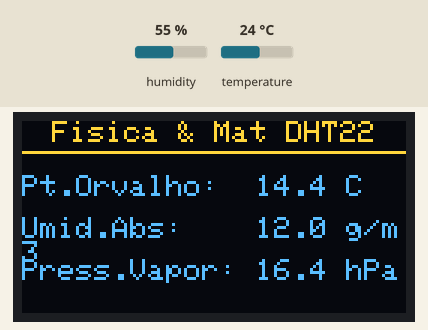
This sketch was run on a simulated ESP32. Parts: 128×64 one-colour display. The test bench sets the inputs (shaded band); at power-on: humidity 55 %, temperature 24 °C. The OLED is the two-colour kind (top 16 rows yellow); WiFi joins after 1.5 s; servers stay silent unless stated; I2S audio is not simulated (input reads silence); web services answer with replies made up by the test bench; what the sketch prints to the serial monitor is not drawn.

Above: at 7.2 s.
7.3 s: humidity set to 22 %
At 10.9 s:
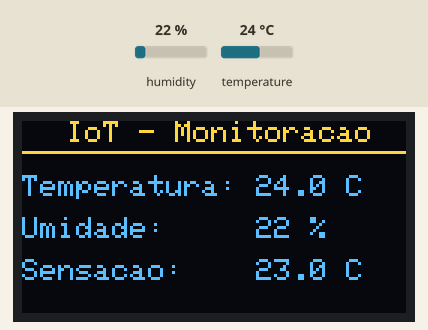
15.5 s: temperature set to 12 °C
At 19.4 s:
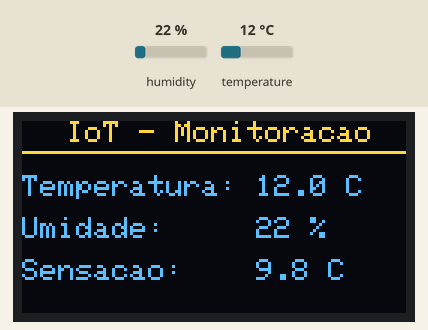
19.8 s: humidity set to 40 %
At 21.5 s:
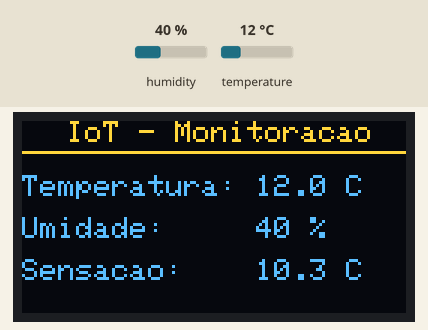
24.0 s: temperature set to 19 °C
At 25.7 s:
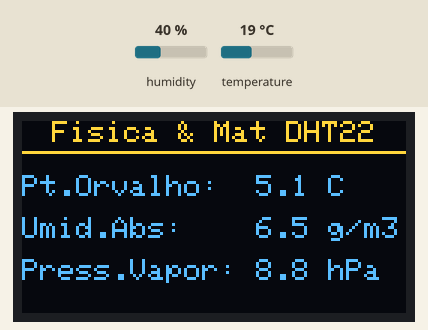
Timing chart, 0 to 27.2 s (numbered marks = the images above; inputs shaded):
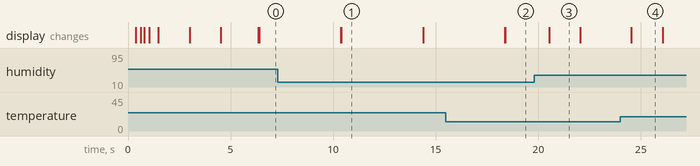

Measured:
- after the input at 7.3 s, the display: first changes after 3.1 s (image 1 shows a later state)
- after the input at 15.5 s, the display: first changes after 2.9 s (image 2 shows a later state)
- after the input at 19.8 s, the display: changes after 0.73 s (image 3)
- after the input at 24.0 s, the display: changes after 0.53 s (image 4)
- what the display in image 1 shows lasts 4.0 s, from 10.4 s to 14.4 s
- what the display in image 3 shows lasts 1.6 s, from 20.5 s to 22.1 s

The sketch:

iot_pi6.ino
```cpp
#include <WiFi.h>
#include <Wire.h>
#include <Adafruit_GFX.h>
#include <Adafruit_SSD1306.h>
#include "DHT.h"
#include <HTTPClient.h>
#include <driver/i2s.h>
#include <math.h>

// ==========================================
// CONFIGURAÇÕES DE REDE E THINGSPEAK
// ==========================================
const char* ssid = "Maurício 2.4";
const char* password = "9614m";
String writeAPIKey = "ULAHGB";

// ==========================================
// MAPEAMENTO DE PINOS
// ==========================================
#define DHTPIN 4
#define DHTTYPE DHT22

// Pinos do Amplificador de Som I2S (MAX98357A)
#define I2S_LRC 25
#define I2S_BCLK 26
#define I2S_DOUT 27

// Configuração do Display OLED
#define SCREEN_WIDTH 128
#define SCREEN_HEIGHT 64
#define OLED_RESET -1
Adafruit_SSD1306 display(SCREEN_WIDTH, SCREEN_HEIGHT, &Wire, OLED_RESET);

// ==========================================
// OBJETOS E VARIÁVEIS DO SISTEMA
// ==========================================
DHT dht(DHTPIN, DHTTYPE);

// Variáveis dos Sensores e Física
float temperatura = 0.0;
float umidade = 0.0;
float indiceCalor = 0.0;
float pontoOrvalho = 0.0;
float umidadeAbsoluta = 0.0;
float pressaoVapor = 0.0;

// Controle de Telas e Temporizadores
unsigned long t_leitura = 0;
unsigned long t_envio = 0;
unsigned long t_display = 0;
int paginaDisplay = 1;

// Configuração de Áudio I2S (16kHz)
const int SAMPLE_RATE = 16000;

// Protótipos de Funções
void setupI2S();
void playTone(int freq, int duration_ms);
void playStartupMelody();
void playAlarm();
void playTemperatureTone(float temp);
void animacaoAberturaApple();
void calcularFisicaDHT(float t, float h);
void atualizarDisplay();
void enviarThingSpeak();

void setup() {
  Serial.begin(115200);

  // Inicializa o I2S para o amplificador MAX98357A
  setupI2S();

  // 1. Inicializa o Display OLED primeiro para poder rodar a animação
  if(!display.begin(SSD1306_SWITCHCAPVCC, 0x3C)) {
    Serial.println(F("Falha ao iniciar o OLED"));
    for(;;);
  }

  // 2. Executa a Animação de Abertura Estilo Apple + Música
  animacaoAberturaApple();

  // 3. Inicializa o Sensor DHT22
  dht.begin();

  // 4. Conexão WiFi
  display.clearDisplay();
  display.setTextSize(1);
  display.setTextColor(WHITE);
  display.setCursor(0, 20);
  display.println("Conectando WiFi...");
  display.setCursor(0, 35);
  display.println(ssid);
  display.display();

  WiFi.begin(ssid, password);
  while (WiFi.status() != WL_CONNECTED) {
    delay(500);
    Serial.print(".");
  }

  display.clearDisplay();
  display.setCursor(0, 20);
  display.println("WiFi Conectado!");
  display.display();
  delay(1500);
}

void loop() {
  unsigned long tempoAtual = millis();

  // ==========================================
  // 1. LEITURA E CÁLCULOS (A cada 2 segundos)
  // ==========================================
  if (tempoAtual - t_leitura >= 2000) {
    float t = dht.readTemperature();
    float h = dht.readHumidity();

    if (!isnan(t) && !isnan(h)) {
      temperatura = t;
      umidade = h;
      indiceCalor = dht.computeHeatIndex(temperatura, umidade, false);

      calcularFisicaDHT(temperatura, umidade);

      if (temperatura >= 32.0 || indiceCalor >= 32.0) {
        playAlarm();
      } else {
        playTemperatureTone(temperatura);
      }

      atualizarDisplay();
    } else {
      Serial.println("Falha na leitura do DHT22!");
    }
    t_leitura = tempoAtual;
  }

  // ==========================================
  // 2. ALTERNÂNCIA DE PÁGINAS NO DISPLAY (A cada 4s)
  // ==========================================
  if (tempoAtual - t_display >= 4000) {
    paginaDisplay = (paginaDisplay == 1) ? 2 : 1;
    atualizarDisplay();
    t_display = tempoAtual;
  }

  // ==========================================
  // 3. ENVIO PARA O THINGSPEAK (A cada 20 segundos)
  // ==========================================
  if (WiFi.status() == WL_CONNECTED && (tempoAtual - t_envio >= 20000)) {
    enviarThingSpeak();
    t_envio = tempoAtual;
  }
}

// ==========================================
// FUNÇÕES DE ÁUDIO I2S (MAX98357A)
// ==========================================

void setupI2S() {
  i2s_config_t i2s_config = {
    .mode = (i2s_mode_t)(I2S_MODE_MASTER | I2S_MODE_TX),
    .sample_rate = SAMPLE_RATE,
    .bits_per_sample = I2S_BITS_PER_SAMPLE_16BIT,
    .channel_format = I2S_CHANNEL_FMT_RIGHT_LEFT,
    .communication_format = I2S_COMM_FORMAT_STAND_I2S,
    .intr_alloc_flags = 0,
    .dma_buf_count = 8,
    .dma_buf_len = 64,
    .use_apll = false,
    .tx_desc_auto_clear = true
  };
  i2s_pin_config_t pin_config = {
    .bck_io_num = I2S_BCLK,
    .ws_io_num = I2S_LRC,
    .data_out_num = I2S_DOUT,
    .data_in_num = I2S_PIN_NO_CHANGE
  };
  i2s_driver_install(I2S_NUM_0, &i2s_config, 0, NULL);
  i2s_set_pin(I2S_NUM_0, &pin_config);
}

void playTone(int freq, int duration_ms) {
  if (freq <= 0) {
    delay(duration_ms);
    return;
  }
  int num_samples = (SAMPLE_RATE * duration_ms) / 1000;
  int16_t *buffer = (int16_t *)malloc(512 * sizeof(int16_t));
  if (!buffer) return;

  int samples_sent = 0;
  while (samples_sent < num_samples) {
    int chunk = min(256, num_samples - samples_sent);
    for (int i = 0; i < chunk; i++) {
      float t = (float)(samples_sent + i) / SAMPLE_RATE;
      int16_t sample = (sin(2 * 3.14159265 * freq * t) > 0) ? 12000 : -12000;
      buffer[2 * i] = sample;
      buffer[2 * i + 1] = sample;
    }
    size_t bytes_written;
    i2s_write(I2S_NUM_0, buffer, chunk * 4, &bytes_written, portMAX_DELAY);
    samples_sent += chunk;
  }
  free(buffer);
}

void playStartupMelody() {
  int notes[] = {523, 659, 784, 1046}; // C5, E5, G5, C6
  int durations[] = {120, 120, 120, 250};
  for (int i = 0; i < 4; i++) {
    playTone(notes[i], durations[i]);
    delay(40);
  }
}

void playAlarm() {
  for (int i = 0; i < 3; i++) {
    playTone(1200, 150);
    playTone(800, 150);
  }
}

void playTemperatureTone(float temp) {
  int freq = map((int)temp, 15, 40, 300, 1200);
  freq = constrain(freq, 200, 2000);
  playTone(freq, 300);
}

// ==========================================
// ANIMAÇÃO DE ABERTURA ESTILO APPLE (PI VI)
// ==========================================
void animacaoAberturaApple() {
  // Passo 1: Moldura expandindo suavemente do centro
  for (int w = 10; w <= 124; w += 8) {
    display.clearDisplay();
    int h = 32;
    int x = (128 - w) / 2;
    int y = (64 - h) / 2;
    display.drawRect(x, y, w, h, WHITE);
    display.display();
    delay(15);
  }

  // Toca a primeira parte da música junto com o efeito visual
  playTone(523, 120); // Nota C5

  // Passo 2: Moldura preenche o display com estilo minimalista
  display.clearDisplay();
  display.drawRect(2, 2, 124, 60, WHITE);
  display.drawRect(4, 4, 120, 56, WHITE);
  display.display();
  playTone(659, 120); // Nota E5
  delay(100);

  // Passo 3: Exibe o texto principal "PI VI" com fonte grande e centralizada
  display.clearDisplay();
  display.setTextSize(3); // Fonte grande
  display.setTextColor(WHITE);
  display.setCursor(26, 16);
  display.println(F("PI VI"));
  display.display();
  playTone(784, 120); // Nota G5
  delay(300);

  // Passo 4: Adiciona o subtítulo tecnológico estilo Apple
  display.clearDisplay();
  display.setTextSize(3);
  display.setCursor(26, 10);
  display.println(F("PI VI"));

  display.setTextSize(1);
  display.setCursor(24, 48);
  display.println(F("Smart IoT System"));
  display.display();

  playTone(1046, 300); // Nota final C6 (clímax da abertura)
  delay(1200); // Segura a tela de apresentação antes de iniciar o loop principal
}

// ==========================================
// CÁLCULOS FÍSICOS E MATEMÁTICOS DO DHT22
// ==========================================
void calcularFisicaDHT(float t, float h) {
  pressaoVapor = 6.112 * exp((17.67 * t) / (t + 243.5)) * (h / 100.0);
  float gamma = log(h / 100.0) + (17.62 * t) / (243.12 + t);
  pontoOrvalho = (243.12 * gamma) / (17.62 - gamma);
  umidadeAbsoluta = (216.7 * pressaoVapor) / (t + 273.15);
}

// ==========================================
// FUNÇÕES DE EXIBIÇÃO NO OLED
// ==========================================
void atualizarDisplay() {
  display.clearDisplay();
  display.setTextSize(1);
  display.setTextColor(WHITE);

  if (paginaDisplay == 1) {
    display.setCursor(15, 0);
    display.println("IoT - Monitoracao");
    display.drawLine(0, 10, 128, 10, WHITE);

    display.setCursor(0, 18);
    display.print("Temperatura: ");
    display.print(temperatura, 1);
    display.println(" C");

    display.setCursor(0, 32);
    display.print("Umidade:     ");
    display.print((int)umidade);
    display.println(" %");

    display.setCursor(0, 46);
    display.print("Sensacao:    ");
    display.print(indiceCalor, 1);
    display.println(" C");
  } else {
    display.setCursor(10, 0);
    display.println("Fisica & Mat DHT22");
    display.drawLine(0, 10, 128, 10, WHITE);

    display.setCursor(0, 18);
    display.print("Pt.Orvalho:  ");
    display.print(pontoOrvalho, 1);
    display.println(" C");

    display.setCursor(0, 32);
    display.print("Umid.Abs:    ");
    display.print(umidadeAbsoluta, 1);
    display.println(" g/m3");

    display.setCursor(0, 46);
    display.print("Press.Vapor: ");
    display.print(pressaoVapor, 1);
    display.println(" hPa");
  }

  display.display();
}

// ==========================================
// ENVIO PARA O THINGSPEAK
// ==========================================
void enviarThingSpeak() {
  HTTPClient http;

  String url = "http://api.thingspeak.com/update?api_key=" + writeAPIKey +
               "&field1=" + String(temperatura) +
               "&field2=" + String(umidade) +
               "&field3=" + String(indiceCalor) +
               "&field4=" + String(pontoOrvalho) +
               "&field5=" + String(umidadeAbsoluta);

  http.begin(url);
  int httpCode = http.GET();

  if (httpCode > 0) {
    Serial.println("Dados enviados ao ThingSpeak com sucesso! HTTP Code: " + String(httpCode));
  } else {
    Serial.println("Erro ao enviar para ThingSpeak.");
  }

  http.end();
}
```
